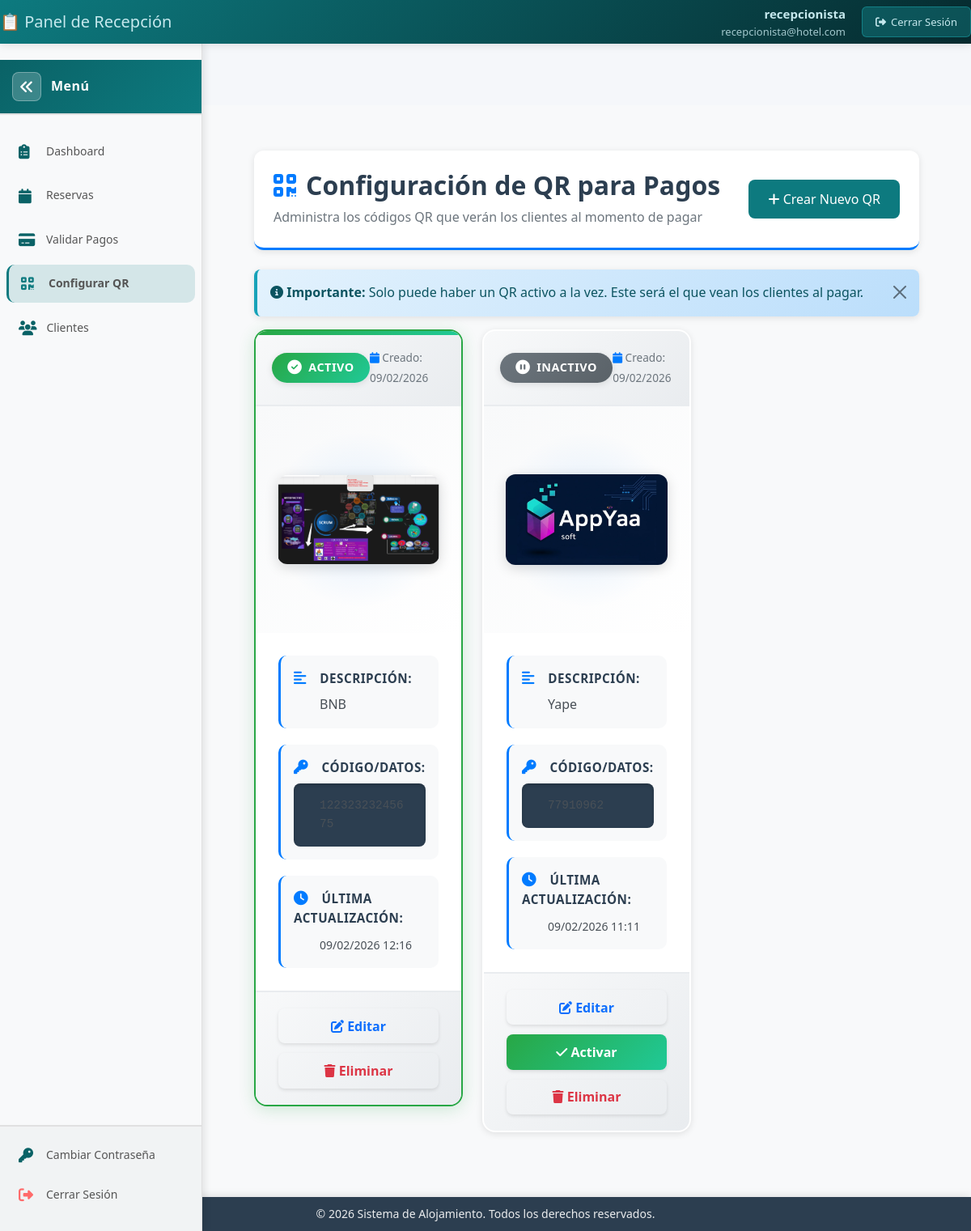
/pagos/configurar-qr/ (signed in), run on the app's committed database.
### app/pagos/models.py (models this page shows, shortened)
class ConfiguracionQR(models.Model):
    ESTADOS_QR = [
        ('activo', 'Activo'),
        ('inactivo', 'Inactivo'),
    ]
    codigo_qr = models.CharField(
        max_length=255,
        help_text="Código QR o datos para generar el QR (puede ser URL, número de cuenta, etc)"
    )
    descripcion = models.CharField(
        max_length=200,
        blank=True,
        help_text="Descripción del método de pago (ej: Transferencia a cuenta 123456)"
    )
    imagen_qr = models.ImageField(
        upload_to='qr_codes/',
        blank=True,
        null=True,
        help_text="Imagen del código QR"
    )
    estado = models.CharField(
        max_length=20,
        choices=ESTADOS_QR,
        default='activo'
    )
    creado = models.DateTimeField(auto_now_add=True)
    actualizado = models.DateTimeField(auto_now=True)
    class Meta:
        verbose_name = 'Configuración QR'
        verbose_name_plural = 'Configuraciones QR'

### app/pagos/views.py (the view)
# urls.py: path('configurar-qr/', views.gestionar_qr_view, name='gestionar_qr'),
@login_required(login_url='autenticacion:login')
@user_passes_test(es_recepcionista)
def gestionar_qr_view(request):
    configuraciones = ConfiguracionQR.objects.all().order_by('-creado')
    context = {
        'titulo': 'Configuración de QR para Pagos',
        'configuraciones': configuraciones,
    }
    return render(request, 'pagos/recepcionista/gestionar_qr.html', context)

### templates/pagos/recepcionista/gestionar_qr.html (shortened to what this page needs)
{% extends 'base.html' %}
{% load static %}
{% block extra_css %}
<link rel="stylesheet" href="{% static 'css/pagos/recepcionista/gestionar_qr.css' %}">
<link rel="stylesheet" href="{% static 'css/pagos/recepcionista/modals/modal_crear_qr.css' %}">
<link rel="stylesheet" href="{% static 'css/pagos/recepcionista/modals/modal_editar_qr.css' %}">
{% endblock %}
{% block content %}
<div class="container-fluid py-4">
    <div class="page-header mb-4">
        <div class="row align-items-center">
            <div class="col">
                <h2><i class="fas fa-qrcode"></i> Configuración de QR para Pagos</h2>
                <p class="text-muted">Administra los códigos QR que verán los clientes al momento de pagar</p>
            </div>
            <div class="col-auto">
                <button class="btn btn-primary" data-bs-toggle="modal" data-bs-target="#modalCrearQR">
                    <i class="fas fa-plus"></i> Crear Nuevo QR
                </button>
            </div>
        </div>
    </div>
    <div class="alert alert-info alert-dismissible fade show" role="alert">
        <i class="fas fa-info-circle"></i>
        <strong>Importante:</strong> Solo puede haber un QR activo a la vez. Este será el que vean los clientes al pagar.
        <button type="button" class="btn-close" data-bs-dismiss="alert"></button>
    </div>
    <div class="row">
        {% if configuraciones %}
            {% for qr in configuraciones %}
            <div class="col-md-6 col-lg-4 mb-4">
                <div class="qr-config-card {% if qr.estado == 'activo' %}qr-activo{% endif %}"
                     data-qr-id="{{ qr.id }}"
                     data-qr-codigo="{{ qr.codigo_qr }}"
                     data-qr-descripcion="{{ qr.descripcion }}"
                     data-qr-estado="{{ qr.estado }}"
                     data-qr-imagen="{% if qr.imagen_qr %}{{ qr.imagen_qr.url }}{% endif %}">
                    <div class="card-header-qr">
                        <div class="qr-estado-badge">
                            {% if qr.estado == 'activo' %}
                                <span class="badge bg-success">
                                    <i class="fas fa-check-circle"></i> Activo
                                </span>
                            {% else %}
                                <span class="badge bg-secondary">
                                    <i class="fas fa-pause-circle"></i> Inactivo
                                </span>
                            {% endif %}
                        </div>
                        <div class="qr-fecha">
                            <small class="text-muted">
                                <i class="fas fa-calendar"></i> Creado: {{ qr.creado|date:"d/m/Y" }}
                            </small>
                        </div>
                    </div>
                    <div class="qr-imagen-container">
                        {% if qr.imagen_qr %}
                            <img src="{{ qr.imagen_qr.url }}" alt="QR Code" class="qr-image">
                        {% else %}
                            <div class="qr-placeholder">
                                <i class="fas fa-qrcode"></i>
                                <p>Sin imagen QR</p>
                            </div>
                        {% endif %}
                    </div>
                    <div class="qr-info">
                        <div class="info-item">
                            <label><i class="fas fa-align-left"></i> Descripción:</label>
                            <p>{{ qr.descripcion|default:"Sin descripción" }}</p>
                        </div>
                        <div class="info-item">
                            <label><i class="fas fa-key"></i> Código/Datos:</label>
                            <p class="codigo-qr">{{ qr.codigo_qr }}</p>
                        </div>
                        <div class="info-item">
                            <label><i class="fas fa-clock"></i> Última actualización:</label>
                            <p><small>{{ qr.actualizado|date:"d/m/Y H:i" }}</small></p>
                        </div>
                    </div>
                    <div class="qr-actions">
                        <button class="btn btn-sm btn-outline-primary btn-editar-qr" data-qr-id="{{ qr.id }}">
                            <i class="fas fa-edit"></i> Editar
                        </button>
                        {% if qr.estado == 'inactivo' %}
                        <button class="btn btn-sm btn-success btn-activar-qr" data-qr-id="{{ qr.id }}">
                            <i class="fas fa-check"></i> Activar
                        </button>
                        {% endif %}
                        <button class="btn btn-sm btn-outline-danger btn-eliminar-qr" data-qr-id="{{ qr.id }}">
                            <i class="fas fa-trash"></i> Eliminar
                        </button>
                    </div>
                </div>
            </div>
            {% endfor %}
        {% endif %}
    </div>
</div>
{% endblock %}

### templates/base.html (shortened to what this page needs)
{% load static %}
<!DOCTYPE html>
<html lang="es">
<head>
    <link rel="stylesheet" href="https://cdnjs.cloudflare.com/ajax/libs/font-awesome/6.4.0/css/all.min.css">
    <link rel="stylesheet" href="https://cdn.jsdelivr.net/npm/sweetalert2@11/dist/sweetalert2.min.css">
    <link href="https://cdn.jsdelivr.net/npm/bootstrap@5.1.3/dist/css/bootstrap.min.css" rel="stylesheet">
    <link rel="stylesheet" href="https://cdn.jsdelivr.net/npm/bootstrap-icons@1.11.1/font/bootstrap-icons.css">
    <link rel="stylesheet" href="{% static 'css/base.css' %}?v=300">
    {% if user.is_authenticated %}
    <link rel="stylesheet" href="{% static 'css/componentes/navbar_dashboard.css' %}?v=300">
    <link rel="stylesheet" href="{% static 'css/componentes/sidebar.css' %}?v=300">
    <link rel="stylesheet" href="{% static 'css/componentes/footer_dashboard.css' %}?v=300">
    {% endif %}
    {% block extra_css %}{% endblock %}
</head>
<body>
    {% if user.is_authenticated %}
        {% include 'componentes/navbar_dashboard.html' %}
    {% else %}
        {% include 'componentes/navbar.html' %}
    {% endif %}
    {% if user.is_authenticated %}
        <div class="page-wrapper">
            {% include 'componentes/sidebar.html' %}
    {% endif %}
            <main class="main-content {% if not user.is_authenticated %}no-sidebar{% endif %}">
                {% block content %}{% endblock %}
            </main>
    {% if user.is_authenticated %}
        </div>
    {% endif %}
    {% if user.is_authenticated %}
        {% include 'componentes/footer_dashboard.html' %}
    {% else %}
        {% include 'componentes/footer.html' %}
    {% endif %}
    {% include 'autenticacion/modals/login.html' %}
    {% include 'autenticacion/modals/registro.html' %}
</body>
</html>

### templates/componentes/navbar_dashboard.html (shortened to what this page needs)
{% load static %}
<link rel="stylesheet" href="{% static 'css/componentes/navbar_dashboard.css' %}">
<nav class="dashboard-navbar">
    <div class="navbar-left">
        <h1>
            {% if user.perfil.rol.nombre == 'administrador' %}
                🏨 Panel de Administración
            {% elif user.perfil.rol.nombre == 'recepcionista' %}
                📋 Panel de Recepción
            {% elif user.perfil.rol.nombre == 'gerente' %}
                📊 Panel de Gerencia
            {% elif user.perfil.rol.nombre == 'empleado' %}
                🧹 Panel de Limpieza
            {% else %}
                👤 Mi Cuenta
            {% endif %}
        </h1>
    </div>
    <div class="user-section">
        <div class="user-info">
            <div class="username">{{ user.get_full_name|default:user.username }}</div>
            <div style="opacity: 0.9;">{{ user.email }}</div>
        </div>
        <a href="{% url 'autenticacion:logout' %}" class="logout-btn">
            <i class="fas fa-sign-out-alt"></i> Cerrar Sesión
        </a>
    </div>
</nav>

### templates/componentes/sidebar.html (shortened to what this page needs)
{% load static %}
{% if user.is_authenticated %}
<aside id="sidebar">
    <div class="sidebar-header">
        <button class="sidebar-collapse-btn" id="sidebarCollapseBtn" aria-label="Contraer/Expandir Sidebar">
            <i class="fas fa-angle-double-left"></i>
        </button>
        <span class="sidebar-title">Menú</span>
    </div>
    <nav class="sidebar-nav">
        {% if user.is_authenticated and user.perfil %}
            {% if user.perfil.rol.nombre == 'administrador' %}
                <a href="{% url 'autenticacion:dashboard_admin' %}" class="sidebar-link" title="Dashboard Admin" data-title="Dashboard Admin">
                    <i class="fas fa-cog"></i>
                    <span class="link-text">Dashboard Admin</span>
                </a>
                <a href="{% url 'usuarios:list' %}" class="sidebar-link" title="Gestionar Usuarios" data-title="Gestionar Usuarios">
                    <i class="fas fa-users-cog"></i>
                    <span class="link-text">Gestionar Usuarios</span>
                </a>
                <a href="{% url 'habitaciones:list' %}" class="sidebar-link" title="Gestionar Habitaciones" data-title="Gestionar Habitaciones">
                    <i class="fas fa-home"></i>
                    <span class="link-text">Gestionar Habitaciones</span>
                </a>
                <a href="#" class="sidebar-link" title="Reportes" data-title="Reportes">
                    <i class="fas fa-chart-bar"></i>
                    <span class="link-text">Reportes</span>
                </a>
            {% elif user.perfil.rol.nombre == 'recepcionista' %}
                <a href="{% url 'autenticacion:dashboard_recepcionista' %}" class="sidebar-link" title="Dashboard" data-title="Dashboard">
                    <i class="fas fa-clipboard-list"></i>
                    <span class="link-text">Dashboard</span>
                </a>
                <a href="{% url 'reservas:todas_reservas' %}" class="sidebar-link" title="Reservas" data-title="Reservas">
                    <i class="fas fa-calendar"></i>
                    <span class="link-text">Reservas</span>
                </a>
                <a href="{% url 'pagos:validar_pagos' %}" class="sidebar-link" title="Validar Pagos" data-title="Validar Pagos">
                    <i class="fas fa-credit-card"></i>
                    <span class="link-text">Validar Pagos</span>
                </a>
                <a href="{% url 'pagos:gestionar_qr' %}" class="sidebar-link" title="Configurar QR" data-title="Configurar QR">
                    <i class="fas fa-qrcode"></i>
                    <span class="link-text">Configurar QR</span>
                </a>
                <a href="#" class="sidebar-link" title="Clientes" data-title="Clientes">
                    <i class="fas fa-users"></i>
                    <span class="link-text">Clientes</span>
                </a>
            {% else %}
                <a href="{% url 'inicio:inicio' %}" class="sidebar-link" title="Ir al Inicio" data-title="Ir al Inicio">
                    <i class="fas fa-home"></i>
                    <span class="link-text">Ir al Inicio</span>
                </a>
            {% endif %}
        {% endif %}
    </nav>
    <div class="sidebar-footer">
        <a href="{% url 'autenticacion:password_change' %}" class="sidebar-link" title="Cambiar Contraseña" data-title="Cambiar Contraseña">
            <i class="fas fa-key"></i>
            <span class="link-text">Cambiar Contraseña</span>
        </a>
        <a href="{% url 'autenticacion:logout' %}" class="sidebar-link text-danger" title="Cerrar Sesión" data-title="Cerrar Sesión">
            <i class="fas fa-sign-out-alt"></i>
            <span class="link-text">Cerrar Sesión</span>
        </a>
    </div>
</aside>
{% endif %}

### templates/componentes/footer_dashboard.html (shortened to what this page needs)
{% load static %}
<link rel="stylesheet" href="{% static 'css/componentes/footer_dashboard.css' %}">
<footer class="dashboard-footer">
    <p>&copy; 2026 Sistema de Alojamiento. Todos los derechos reservados.</p>
</footer>

### templates/autenticacion/modals/login.html (shortened to what this page needs)
{% load static %}
<link rel="stylesheet" href="{% static 'css/autenticacion/modals/login.css' %}">

### templates/autenticacion/modals/registro.html (shortened to what this page needs)
{% load static %}
<link rel="stylesheet" href="{% static 'css/autenticacion/modals/registro.css' %}">

### data on the page
ConfiguracionQR: estado "activo" (drawn), creado "09/02/2026", imagen_qr (picture), descripcion "BNB", codigo_qr "12232323245675", actualizado "09/02/2026 12:16"
ConfiguracionQR: estado "inactivo" (drawn), creado "09/02/2026", imagen_qr (picture), descripcion "Yape", codigo_qr "77910962", actualizado "09/02/2026 11:11"

### other printed values
{{ user.get_full_name|default:user.username }} "recepcionista"
{{ user.email }} "recepcionista@hotel.com"
